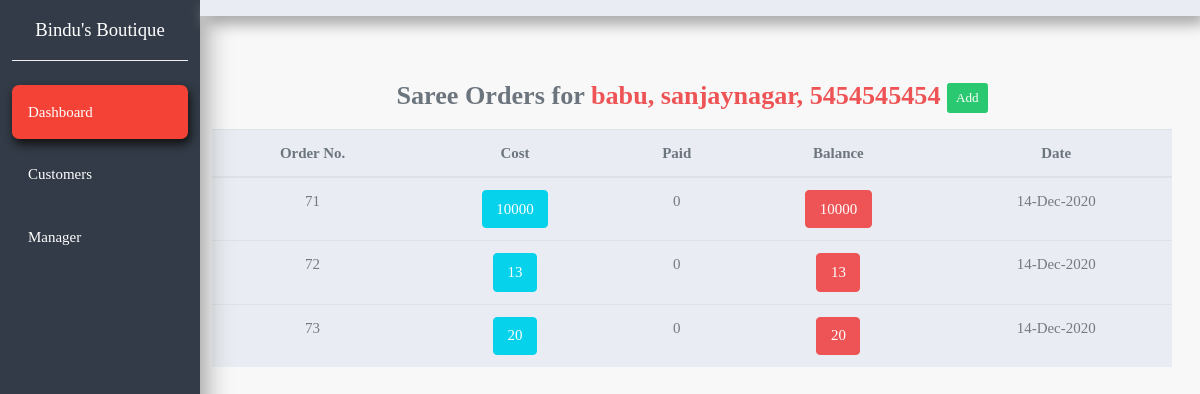
The app's page /customer_detail/14/?category=S with its own data.
### crm/models.py (models this page shows, shortened)
class Customer(models.Model):
    name = models.CharField(max_length=200, null=True)
    phone = models.CharField(max_length=200, null=True)
    address = models.CharField(max_length=200, null=True)
    date_created = models.DateTimeField(auto_now_add=True, null=True)
    def __str__(self):
        return self.name

class Order(models.Model):
    customer = models.ForeignKey(Customer, null= True, on_delete= models.SET_NULL)
    category = models.CharField(max_length=1,default='S',null=True)
    gold_rate = models.DecimalField(max_digits=10,decimal_places=2,null=True,default=0.00)
    cost = models.IntegerField(null=True, blank=True,default=0)
    paid = models.IntegerField(null=True, blank=True,default=0)
    balance = models.IntegerField(null=True, blank=True,default=0)
    qty = models.IntegerField(null=True, blank=True,default=1)
    date_created = models.DateTimeField(auto_now_add=True, null=True)

### crm/views.py (the view)
# urls.py: path('customer_detail/<str:pk>/',views.customer_detail, name="customer_detail"),
def customer_detail(request,pk):
    customer = Customer.objects.get(id=pk)
    orders = Order.objects.filter(customer__id=pk,category=request.GET.get('category'))
    category_name = 'Saree' if request.GET.get('category')=='S' else 'Jewellery'
    try:
        gold_rate=todaysGoldRate()
    except:
        gold_rate=0.00
    context = {'customer': customer, 'orders':orders,'order_count':len(orders),'category':category_name,'category_type':request.GET.get('category'),"gold_rate":gold_rate}
    print(context)
    return render(request, 'crm/customer_detail.html', context)

### crm/views.py (called while the page is built)
def todaysGoldRate():
    url="https://www.policybazaar.com/gold-rate-bangalore/"
    import urllib3
    hdr = {'User-Agent': 'Mozilla/5.0 (X11; Linux x86_64) AppleWebKit/537.11 (KHTML, like Gecko) Chrome/23.0.1271.64 Safari/537.11',
       'Accept': 'text/html,application/xhtml+xml,application/xml;q=0.9,*/*;q=0.8',
       'Accept-Charset': 'ISO-8859-1,utf-8;q=0.7,*;q=0.3',
       'Accept-Encoding': 'none',
       'Accept-Language': 'en-US,en;q=0.8',
       'Connection': 'keep-alive'}
    http = urllib3.PoolManager()
    r = http.request('GET', url,headers=hdr)
    html = r.data.decode("utf-8")
    i=html.find("<td>Today</td>")+15
    i=html.find("<td>",i)+4
    i1=html.find("</td>",i)
    return html[i:i1]

### crm/templates/crm/customer_detail.html
{% extends 'crm/base.html'%}
{% block content %}
<section>
    <div class="container-fluid">
      <div class="row mb-5">
        <div class="col-xl-10 col-lg-9 col-md-8 ml-auto mt-5">
          <div class="row align-items-center">
            <div class="col mt-3 mr-3">
              <h3 class="text-muted text-center mb-3"><span>{{category}} </span>Orders for<span class="text-danger"> {{customer.name}},  {{customer.address}}, {{customer.phone}} </span>
                {% if "S" in category_type  %}<a href="javascript:getOrderDetails(0,{{customer.id}});" class="btn btn-success btn-sm">Add</a> {% else %}
                <a href="javascript:getJewelleryOrderDetails(0,{{customer.id}});" class="btn btn-success btn-sm"> Add</a>{% endif %}
              </h3>
              <table class="table center table-striped bg-light text-center">
                <thead>
                  <tr class="text-muted">
                    <th>Order No.</th>
                    <th>Cost</th>
                    <th>Paid</th>
                    <th>Balance</th>
                    <th>Date</th>
                  </tr>
                </thead>
                <tbody>
                  {%  for order in orders %}
                    <tr>
                      <td>{{order.id}}</td>
                      {% if "S" in category_type  %}
                      <td><a class="btn btn-info" href="javascript:getOrderDetails({{order.id}},'{{category_type}}');" >{{order.cost}}</a></td>{% else %}
                      <td><a class="btn btn-info" href="javascript:getJewelleryOrderDetails({{order.id}},'{{category_type}}');" >{{order.cost}}</a></td>{% endif %}
                      <td>{{order.paid}}</td>
                      {% if order.balance %}<td class="text-danger"><a class="btn btn-danger" href="javascript:getPaymentDetails({{order.id}},{{order.balance}});" >{{order.balance}}</a></td>
                      {% else %}<td>{{order.balance}}</td>
                      {% endif %}
                      <td>{{order.date_created|date:"d-M-Y"}}</td>
                    </tr>
                  {% endfor %}
                </tbody>
              </table>
            </div>
          </div>
        </div>
      </div>
    </div>
</section>
{% endblock %}

### static/css/base.css (style rules this page uses)
body { font-family: 'Montserrat', sans-serif; background-color: #eee; }

### records on screen
Customer: name "babu", address "sanjaynagar", phone "5454545454"
Order: id "71", cost "10000", paid "0", balance "10000", date_created "14-Dec-2020"
Order: id "72", cost "13", paid "0", balance "13", date_created "14-Dec-2020"
Order: id "73", cost "20", paid "0", balance "20", date_created "14-Dec-2020"

### other values on screen
{{ category }} "Saree"
